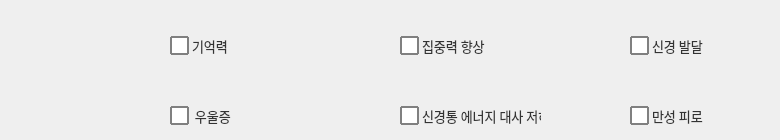
     <widget class="QWidget" name="tab_2">
      <attribute name="title">
       <string>뇌/신경/정신건강</string>
      </attribute>
      <widget class="QCheckBox" name="checkBox_52">
       <property name="geometry">
        <rect>
         <x>400</x>
         <y>30</y>
         <width>141</width>
         <height>31</height>
        </rect>
       </property>
       <property name="font">
        <font>
         <family>Leelawadee UI</family>
         <pointsize>-1</pointsize>
        </font>
       </property>
       <property name="styleSheet">
        <string notr="true">QCheckBox 
{
    spacing: 3px; /* 체크박스와 텍스트 사이 간격 */
    font-size: 13px;
    color: #333;
}

QCheckBox::indicator {
    width: 15px;
    height: 15px;
    border: 1.5px solid gray;        /* 기본 테두리 색상 */
    background-color: white;       /* 기본 배경색 */
    border-radius: 1px; 		/*모서리 둥글게*/
}

QCheckBox::indicator:checked {
    background-color: white;       /* 체크된 후 바탕색 */
    border: 1.5px solid red;         /* 체크된 후 테두리 */
    image: url(C:/intel_training/Ai_supplement/pill.png); /* 체크 표시 이미지 (선택 사항) */
}


QCheckBox::indicator:hover
{
background-color : #E0F2F1;

}
</string>
       </property>
       <property name="text">
        <string>집중력 향상</string>
       </property>
       <property name="checkable">
        <bool>true</bool>
       </property>
       <property name="checked">
        <bool>false</bool>
       </property>
       <property name="autoRepeat">
        <bool>false</bool>
       </property>
      </widget>
      <widget class="QCheckBox" name="checkBox_50">
       <property name="geometry">
        <rect>
         <x>630</x>
         <y>100</y>
         <width>141</width>
         <height>31</height>
        </rect>
       </property>
       <property name="font">
        <font>
         <family>Leelawadee UI</family>
         <pointsize>-1</pointsize>
        </font>
       </property>
       <property name="styleSheet">
        <string notr="true">QCheckBox 
{
    spacing: 3px; /* 체크박스와 텍스트 사이 간격 */
    font-size: 13px;
    color: #333;
}

QCheckBox::indicator {
    width: 15px;
    height: 15px;
    border: 1.5px solid gray;        /* 기본 테두리 색상 */
    background-color: white;       /* 기본 배경색 */
    border-radius: 1px; 		/*모서리 둥글게*/
}

QCheckBox::indicator:checked {
    background-color: white;       /* 체크된 후 바탕색 */
    border: 1.5px solid red;         /* 체크된 후 테두리 */
    image: url(C:/intel_training/Ai_supplement/pill.png); /* 체크 표시 이미지 (선택 사항) */
}


QCheckBox::indicator:hover
{
background-color : #E0F2F1;

}
</string>
       </property>
       <property name="text">
        <string>만성 피로</string>
       </property>
       <property name="checkable">
        <bool>true</bool>
       </property>
       <property name="checked">
        <bool>false</bool>
       </property>
       <property name="autoRepeat">
        <bool>false</bool>
       </property>
      </widget>
      <widget class="QCheckBox" name="checkBox_51">
       <property name="geometry">
        <rect>
         <x>170</x>
         <y>100</y>
         <width>131</width>
         <height>31</height>
        </rect>
       </property>
       <property name="font">
        <font>
         <family>Leelawadee UI</family>
         <pointsize>-1</pointsize>
        </font>
       </property>
       <property name="styleSheet">
        <string notr="true">QCheckBox 
{
    spacing: 3px; /* 체크박스와 텍스트 사이 간격 */
    font-size: 13px;
    color: #333;
}

QCheckBox::indicator {
    width: 15px;
    height: 15px;
    border: 1.5px solid gray;        /* 기본 테두리 색상 */
    background-color: white;       /* 기본 배경색 */
    border-radius: 1px; 		/*모서리 둥글게*/
}

QCheckBox::indicator:checked {
    background-color: white;       /* 체크된 후 바탕색 */
    border: 1.5px solid red;         /* 체크된 후 테두리 */
    image: url(C:/intel_training/Ai_supplement/pill.png); /* 체크 표시 이미지 (선택 사항) */
}


QCheckBox::indicator:hover
{
background-color : #E0F2F1;

}
</string>
       </property>
       <property name="text">
        <string> 우울증</string>
       </property>
       <property name="checkable">
        <bool>true</bool>
       </property>
       <property name="checked">
        <bool>false</bool>
       </property>
       <property name="autoRepeat">
        <bool>false</bool>
       </property>
      </widget>
      <widget class="QCheckBox" name="checkBox_47">
       <property name="geometry">
        <rect>
         <x>630</x>
         <y>30</y>
         <width>141</width>
         <height>31</height>
        </rect>
       </property>
       <property name="font">
        <font>
         <family>Leelawadee UI</family>
         <pointsize>-1</pointsize>
        </font>
       </property>
       <property name="styleSheet">
        <string notr="true">QCheckBox 
{
    spacing: 3px; /* 체크박스와 텍스트 사이 간격 */
    font-size: 13px;
    color: #333;
}

QCheckBox::indicator {
    width: 15px;
    height: 15px;
    border: 1.5px solid gray;        /* 기본 테두리 색상 */
    background-color: white;       /* 기본 배경색 */
    border-radius: 1px; 		/*모서리 둥글게*/
}

QCheckBox::indicator:checked {
    background-color: white;       /* 체크된 후 바탕색 */
    border: 1.5px solid red;         /* 체크된 후 테두리 */
    image: url(C:/intel_training/Ai_supplement/pill.png); /* 체크 표시 이미지 (선택 사항) */
}


QCheckBox::indicator:hover
{
background-color : #E0F2F1;

}
</string>
       </property>
       <property name="text">
        <string>신경 발달</string>
       </property>
       <property name="checkable">
        <bool>true</bool>
       </property>
       <property name="checked">
        <bool>false</bool>
       </property>
       <property name="autoRepeat">
        <bool>false</bool>
       </property>
      </widget>
      <widget class="QCheckBox" name="checkBox_44">
       <property name="geometry">
        <rect>
         <x>400</x>
         <y>100</y>
         <width>141</width>
         <height>31</height>
        </rect>
       </property>
       <property name="font">
        <font>
         <family>Leelawadee UI</family>
         <pointsize>-1</pointsize>
        </font>
       </property>
       <property name="styleSheet">
        <string notr="true">QCheckBox 
{
    spacing: 3px; /* 체크박스와 텍스트 사이 간격 */
    font-size: 13px;
    color: #333;
}

QCheckBox::indicator {
    width: 15px;
    height: 15px;
    border: 1.5px solid gray;        /* 기본 테두리 색상 */
    background-color: white;       /* 기본 배경색 */
    border-radius: 1px; 		/*모서리 둥글게*/
}

QCheckBox::indicator:checked {
    background-color: white;       /* 체크된 후 바탕색 */
    border: 1.5px solid red;         /* 체크된 후 테두리 */
    image: url(C:/intel_training/Ai_supplement/pill.png); /* 체크 표시 이미지 (선택 사항) */
}


QCheckBox::indicator:hover
{
background-color : #E0F2F1;

}
</string>
       </property>
       <property name="text">
        <string>신경통 에너지 대사 저하</string>
       </property>
       <property name="checkable">
        <bool>true</bool>
       </property>
       <property name="checked">
        <bool>false</bool>
       </property>
       <property name="autoRepeat">
        <bool>false</bool>
       </property>
      </widget>
      <widget class="QCheckBox" name="checkBox_48">
       <property name="geometry">
        <rect>
         <x>170</x>
         <y>30</y>
         <width>131</width>
         <height>31</height>
        </rect>
       </property>
       <property name="font">
        <font>
         <family>Leelawadee UI</family>
         <pointsize>-1</pointsize>
        </font>
       </property>
       <property name="styleSheet">
        <string notr="true">QCheckBox 
{
    spacing: 3px; /* 체크박스와 텍스트 사이 간격 */
    font-size: 13px;
    color: #333;
}

QCheckBox::indicator {
    width: 15px;
    height: 15px;
    border: 1.5px solid gray;        /* 기본 테두리 색상 */
    background-color: white;       /* 기본 배경색 */
    border-radius: 1px; 		/*모서리 둥글게*/
}

QCheckBox::indicator:checked {
    background-color: white;       /* 체크된 후 바탕색 */
    border: 1.5px solid red;         /* 체크된 후 테두리 */
    image: url(C:/intel_training/Ai_supplement/pill.png); /* 체크 표시 이미지 (선택 사항) */
}


QCheckBox::indicator:hover
{
background-color : #E0F2F1;

}
</string>
       </property>
       <property name="text">
        <string>기억력</string>
       </property>
       <property name="checkable">
        <bool>true</bool>
       </property>
       <property name="checked">
        <bool>false</bool>
       </property>
       <property name="autoRepeat">
        <bool>false</bool>
       </property>
      </widget>
     </widget>
